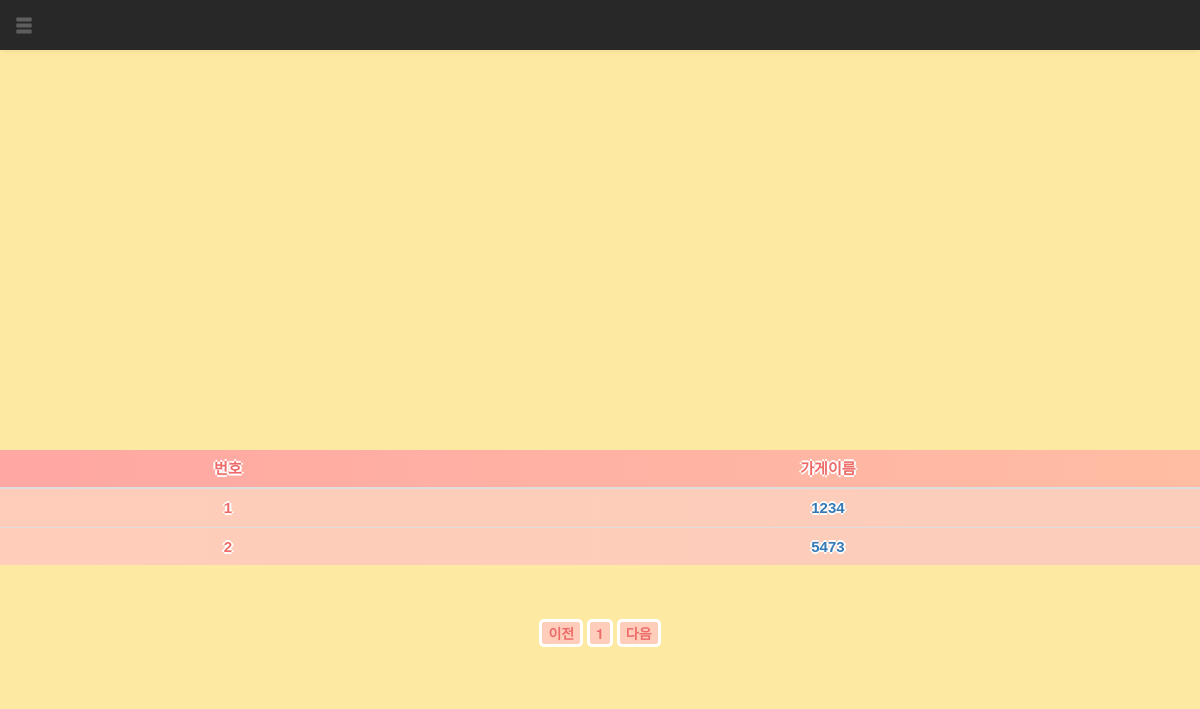
The app's page /jariyo/map/ (signed in), older data.
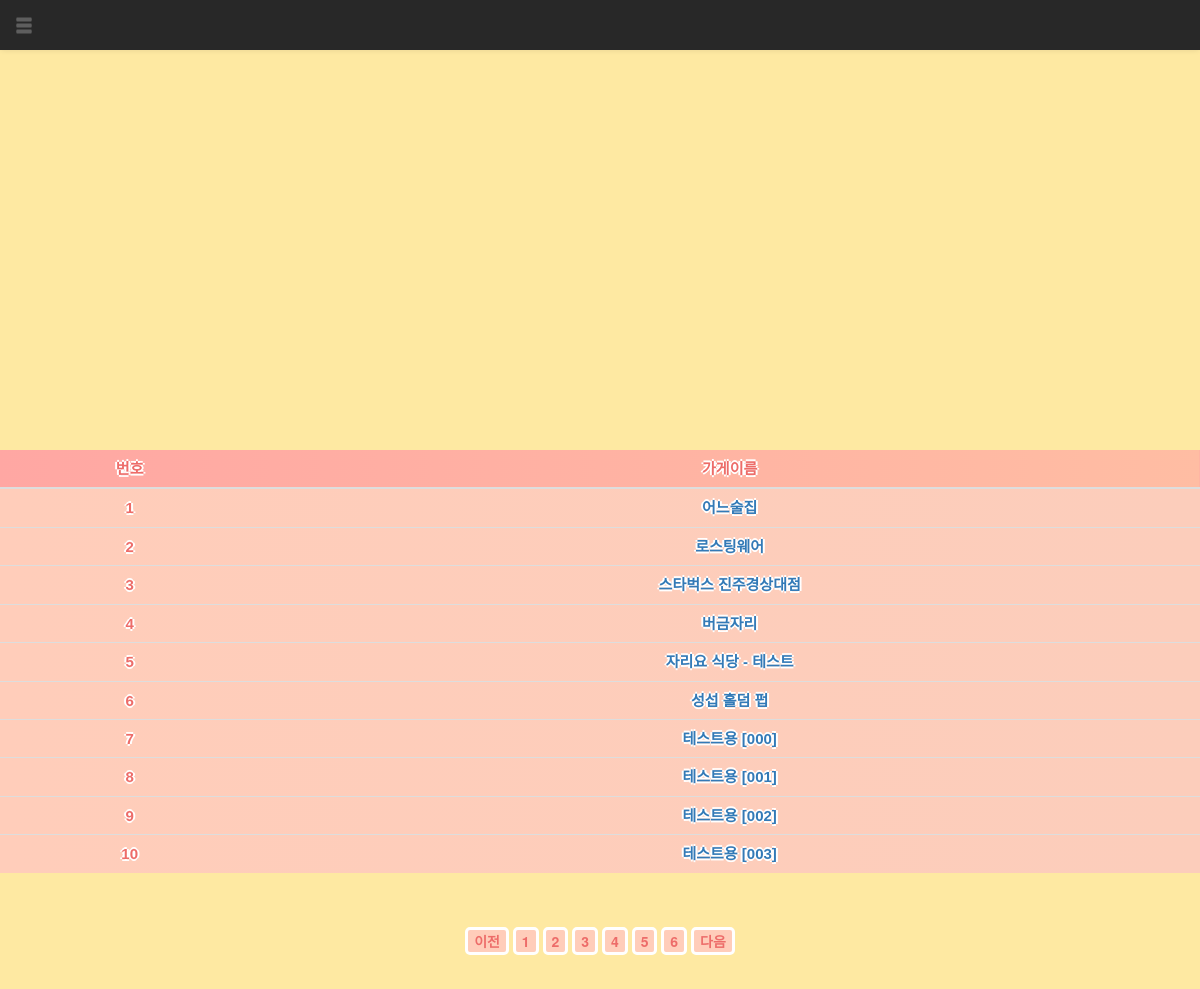
The same page, newer data.
### jariyo/models.py (models this page shows)
class Shop(models.Model):
    SHOP_TYPES = [
        ('R', 'Restaurant'),
        ('C', 'Cafe'),
    ]
    manager = models.ForeignKey(User, on_delete=models.CASCADE)
    name = models.CharField(max_length=100)
    main_photo = models.ImageField(upload_to=user_path,blank=True, null=True)
    address = models.CharField(max_length=100,blank=True)
    phone = PhoneNumberField(null=True, blank=False)
    latitude = models.FloatField()
    longitude = models.FloatField()
    shop_type = models.CharField(blank=False, choices=SHOP_TYPES, max_length=1)
    site = models.URLField(blank=True)
    ispermited = models.BooleanField(default=False)
    sit_over4_max = models.IntegerField(default=0)
    sit_4_max = models.IntegerField(default=0)
    sit_2_max = models.IntegerField(default=0)
    sit_over4 = models.IntegerField(default=0)
    sit_4 = models.IntegerField(default=0)
    sit_2 = models.IntegerField(default=0)

### jariyo/views/shop_views.py (the view)
# urls.py: path('map/', login_required(shop_views.MapView.as_view()), name='map'),
class MapView(View):
    def get(self, request):
        shop_list = Shop.objects.all()
        shopdict = []
        for shop in shop_list:
            content = {
                "name": shop.name,
                "latitude": shop.latitude,
                "longitude": shop.longitude,
                "type": shop.shop_type,
            }
            shopdict.append(content)
        shopJson = json.dumps(shopdict)
        page = request.GET.get('page') # 페이지 번호 알아오기
        if page is None:
                page = 1
        else:
                page = int(page)
        paginator = Paginator(shop_list, 10)
        page_obj = paginator.get_page(page)
        context = {
                'shop_list': page_obj,
                'shopJson': shopJson,
                }
        return render(request, 'jariyo/map.html', context)

### templates/jariyo/map.html (shortened to what this page needs)
{% extends 'jariyo/base.html' %}
{% block content %}
{% load static %}
<link rel="stylesheet" type="text/css" href="{% static 'jariyo/css/map.css' %}">
<div id="map"></div>
<div class="container my-3">
    <table class="table">
        <thead>
            <tr class="thead-dark">
                <th>번호</th>
                <th>가게이름</th>
            </tr>
        </thead>
        <tbody>
            {% if shop_list %}
            {% for shop in shop_list %}
            <tr>
                <td>{{ forloop.counter }}</td>
                <td>
                    <a href="{% url 'jariyo:status' shop.id %}">{{ shop.name }}</a>
                </td>
            </tr>
            {% endfor %}
            {% else %}
            <tr>
                <td colspan="3">등록된 가게가 없습니다.</td>
            </tr>
            {% endif %}
        </tbody>
    </table>
    <ul class="pagination justify-content-center">
        {% if shop_list.has_previous %}
        <li class="page-item">
            <button class="page-link" onclick = "location.href='?page={{ shop_list.previous_page_number }}'">이전</a>
        </li>
        {% else %}
        <li class="page-item disabled">
            <button class="page-link" tabindex="-1" aria-disabled="true" href="#">이전</a>
        </li>
        {% endif %}
        {% for page_number in shop_list.paginator.page_range %}
        {% if page_number >= shop_list.number|add:-5 and page_number <= shop_list.number|add:5 %}
        {% if page_number == shop_list.number %}
        <li class="page-item active" aria-current="page">
            <button class="page-link" onclick = "location.href='?page={{ page_number }}'">{{ page_number }}</a>
        </li>
        {% else %}
        <li class="page-item">
            <button class="page-link" onclick = "location.href='?page={{ page_number }}'">{{ page_number }}</a>
        </li>
        {% endif %}
        {% endif %}
        {% endfor %}
        {% if shop_list.has_next %}
        <li class="page-item">
            <button class="page-link" onclick = "location.href='?page={{ shop_list.next_page_number }}'">다음</a>
        </li>
        {% else %}
        <li class="page-item disabled">
            <button class="page-link" tabindex="-1" aria-disabled="true" href="#">다음</a>
        </li>
        {% endif %}
    </ul>
</div>
{% endblock %}

### templates/jariyo/base.html (shortened to what this page needs)
{% load static %}
<!doctype html>
<html lang="ko">
<head>
    <link rel="stylesheet" type="text/css" href="{% static 'bootstrap/css/bootstrap.min.css' %}">
    <link rel="stylesheet" type="text/css" href="{% static 'bootstrap/css/bootstrap-theme.min.css' %}">
    <link rel="stylesheet" type="text/css" href="{% static 'jariyo/css/navbar.css' %}">
    <link rel="stylesheet" type="text/css" href="{% static 'jariyo/css/style.css' %}">
</head>
<body>
    {% include "jariyo/navbar.html" %}
    {% block content %}
    {% endblock %}
</body>
</html>

### templates/jariyo/navbar.html (shortened to what this page needs)
{% load static %}
<nav class="navbar navbar-default">
    <div class="container-fluid">
      <div class="navbar-header">
        <a class="navbar-brand" href="#"><span class="glyphicon glyphicon-menu-hamburger" onclick="openNav()"></span></a>
      </div>
    </div>
  </nav>

### static/jariyo/css/navbar.css (style rules this page uses)
.container-fluid { margin-bottom: 0; background-color: rgb(40, 40, 40); }
nav.navbar { margin: 0; border: 0; }

### static/jariyo/css/style.css (style rules this page uses)
body { background-color: #FEE9A2; }
.page-item { z-index: 1; }
.container { margin: 0 auto; padding: 0; width: 100%; text-align: center; }

### static/jariyo/css/map.css (style rules this page uses)
#map { width: 100%; height: 400px; }
body { background-color: #FEE9A2; }
.page-item { z-index: 1; }
.container { margin: 0 auto; padding: 0; width: 100%; text-align: center; }
.table { text-shadow: -2px 0 #ffffff, 0 2px #ffffff, 2px 0 #ffffff, 0 -2px #ffffff; font: bold 15px/20px sans-serif; color: #ED6C69; background: linear-gradient(to right, #ffcdba, #fccdbb); }
.table thead { background: linear-gradient(to right, #ffa7a3, #ffbda3); }
.table th { text-align:center; }
button { background: #ffcdba; border: 3px solid #fff; border-radius: 5px; color: #ed6c69; display:block; font-size:1.0em; font-weight: bold; margin: 1em auto; padding: 1em auto; position: relative; text-transform: uppercase; display:inline-block; }

Row changes from the older to the newer data that the page shows:
changed Shop: name "1234" → "어느술집"
changed Shop: name "5473" → "로스팅웨어"
added Shop: name "스타벅스 진주경상대점"
added Shop: name "버금자리"
added Shop: name "자리요 식당 - 테스트"
added Shop: name "성섭 홀덤 펍"
added Shop: name "테스트용 [000]"
added Shop: name "테스트용 [001]"
added Shop: name "테스트용 [002]"
added Shop: name "테스트용 [003]"
Text that changed along with them:
new list line: "2"
new list line: "3"
new list line: "4"
new list line: "5"
new list line: "6"
